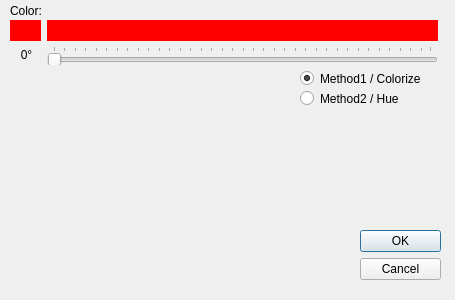
<?xml version="1.0" encoding="UTF-8"?>
<ui version="4.0">
 <class>HueDialog</class>
 <widget class="QDialog" name="HueDialog">
  <property name="geometry">
   <rect>
    <x>0</x>
    <y>0</y>
    <width>455</width>
    <height>300</height>
   </rect>
  </property>
  <property name="windowTitle">
   <string>Hue variation</string>
  </property>
  <widget class="QDialogButtonBox" name="buttonBox">
   <property name="geometry">
    <rect>
     <x>360</x>
     <y>230</y>
     <width>81</width>
     <height>61</height>
    </rect>
   </property>
   <property name="orientation">
    <enum>Qt::Vertical</enum>
   </property>
   <property name="standardButtons">
    <set>QDialogButtonBox::Cancel|QDialogButtonBox::Ok</set>
   </property>
  </widget>
  <widget class="QLabel" name="valueLabel">
   <property name="geometry">
    <rect>
     <x>11</x>
     <y>44</y>
     <width>31</width>
     <height>21</height>
    </rect>
   </property>
   <property name="text">
    <string>0°</string>
   </property>
   <property name="alignment">
    <set>Qt::AlignCenter</set>
   </property>
  </widget>
  <widget class="QLabel" name="label">
   <property name="geometry">
    <rect>
     <x>10</x>
     <y>0</y>
     <width>31</width>
     <height>21</height>
    </rect>
   </property>
   <property name="text">
    <string>Color:</string>
   </property>
  </widget>
  <widget class="QLabel" name="spectrumLabel">
   <property name="geometry">
    <rect>
     <x>47</x>
     <y>20</y>
     <width>391</width>
     <height>21</height>
    </rect>
   </property>
   <property name="palette">
    <palette>
     <active>
      <colorrole role="WindowText">
       <brush brushstyle="SolidPattern">
        <color alpha="255">
         <red>0</red>
         <green>0</green>
         <blue>0</blue>
        </color>
       </brush>
      </colorrole>
      <colorrole role="Button">
       <brush brushstyle="SolidPattern">
        <color alpha="255">
         <red>255</red>
         <green>0</green>
         <blue>0</blue>
        </color>
       </brush>
      </colorrole>
      <colorrole role="Light">
       <brush brushstyle="SolidPattern">
        <color alpha="255">
         <red>255</red>
         <green>127</green>
         <blue>127</blue>
        </color>
       </brush>
      </colorrole>
      <colorrole role="Midlight">
       <brush brushstyle="SolidPattern">
        <color alpha="255">
         <red>255</red>
         <green>63</green>
         <blue>63</blue>
        </color>
       </brush>
      </colorrole>
      <colorrole role="Dark">
       <brush brushstyle="SolidPattern">
        <color alpha="255">
         <red>127</red>
         <green>0</green>
         <blue>0</blue>
        </color>
       </brush>
      </colorrole>
      <colorrole role="Mid">
       <brush brushstyle="SolidPattern">
        <color alpha="255">
         <red>170</red>
         <green>0</green>
         <blue>0</blue>
        </color>
       </brush>
      </colorrole>
      <colorrole role="Text">
       <brush brushstyle="SolidPattern">
        <color alpha="255">
         <red>0</red>
         <green>0</green>
         <blue>0</blue>
        </color>
       </brush>
      </colorrole>
      <colorrole role="BrightText">
       <brush brushstyle="SolidPattern">
        <color alpha="255">
         <red>255</red>
         <green>255</green>
         <blue>255</blue>
        </color>
       </brush>
      </colorrole>
      <colorrole role="ButtonText">
       <brush brushstyle="SolidPattern">
        <color alpha="255">
         <red>0</red>
         <green>0</green>
         <blue>0</blue>
        </color>
       </brush>
      </colorrole>
      <colorrole role="Base">
       <brush brushstyle="SolidPattern">
        <color alpha="255">
         <red>255</red>
         <green>255</green>
         <blue>255</blue>
        </color>
       </brush>
      </colorrole>
      <colorrole role="Window">
       <brush brushstyle="SolidPattern">
        <color alpha="255">
         <red>255</red>
         <green>0</green>
         <blue>0</blue>
        </color>
       </brush>
      </colorrole>
      <colorrole role="Shadow">
       <brush brushstyle="SolidPattern">
        <color alpha="255">
         <red>0</red>
         <green>0</green>
         <blue>0</blue>
        </color>
       </brush>
      </colorrole>
      <colorrole role="AlternateBase">
       <brush brushstyle="SolidPattern">
        <color alpha="255">
         <red>255</red>
         <green>127</green>
         <blue>127</blue>
        </color>
       </brush>
      </colorrole>
      <colorrole role="ToolTipBase">
       <brush brushstyle="SolidPattern">
        <color alpha="255">
         <red>255</red>
         <green>255</green>
         <blue>220</blue>
        </color>
       </brush>
      </colorrole>
      <colorrole role="ToolTipText">
       <brush brushstyle="SolidPattern">
        <color alpha="255">
         <red>0</red>
         <green>0</green>
         <blue>0</blue>
        </color>
       </brush>
      </colorrole>
     </active>
     <inactive>
      <colorrole role="WindowText">
       <brush brushstyle="SolidPattern">
        <color alpha="255">
         <red>0</red>
         <green>0</green>
         <blue>0</blue>
        </color>
       </brush>
      </colorrole>
      <colorrole role="Button">
       <brush brushstyle="SolidPattern">
        <color alpha="255">
         <red>255</red>
         <green>0</green>
         <blue>0</blue>
        </color>
       </brush>
      </colorrole>
      <colorrole role="Light">
       <brush brushstyle="SolidPattern">
        <color alpha="255">
         <red>255</red>
         <green>127</green>
         <blue>127</blue>
        </color>
       </brush>
      </colorrole>
      <colorrole role="Midlight">
       <brush brushstyle="SolidPattern">
        <color alpha="255">
         <red>255</red>
         <green>63</green>
         <blue>63</blue>
        </color>
       </brush>
      </colorrole>
      <colorrole role="Dark">
       <brush brushstyle="SolidPattern">
        <color alpha="255">
         <red>127</red>
         <green>0</green>
         <blue>0</blue>
        </color>
       </brush>
      </colorrole>
      <colorrole role="Mid">
       <brush brushstyle="SolidPattern">
        <color alpha="255">
         <red>170</red>
         <green>0</green>
         <blue>0</blue>
        </color>
       </brush>
      </colorrole>
      <colorrole role="Text">
       <brush brushstyle="SolidPattern">
        <color alpha="255">
         <red>0</red>
         <green>0</green>
         <blue>0</blue>
        </color>
       </brush>
      </colorrole>
      <colorrole role="BrightText">
       <brush brushstyle="SolidPattern">
        <color alpha="255">
         <red>255</red>
         <green>255</green>
         <blue>255</blue>
        </color>
       </brush>
      </colorrole>
      <colorrole role="ButtonText">
       <brush brushstyle="SolidPattern">
        <color alpha="255">
         <red>0</red>
         <green>0</green>
         <blue>0</blue>
        </color>
       </brush>
      </colorrole>
      <colorrole role="Base">
       <brush brushstyle="SolidPattern">
        <color alpha="255">
         <red>255</red>
         <green>255</green>
         <blue>255</blue>
        </color>
       </brush>
      </colorrole>
      <colorrole role="Window">
       <brush brushstyle="SolidPattern">
        <color alpha="255">
         <red>255</red>
         <green>0</green>
         <blue>0</blue>
        </color>
       </brush>
      </colorrole>
      <colorrole role="Shadow">
       <brush brushstyle="SolidPattern">
        <color alpha="255">
         <red>0</red>
         <green>0</green>
         <blue>0</blue>
        </color>
       </brush>
      </colorrole>
      <colorrole role="AlternateBase">
       <brush brushstyle="SolidPattern">
        <color alpha="255">
         <red>255</red>
         <green>127</green>
         <blue>127</blue>
        </color>
       </brush>
      </colorrole>
      <colorrole role="ToolTipBase">
       <brush brushstyle="SolidPattern">
        <color alpha="255">
         <red>255</red>
         <green>255</green>
         <blue>220</blue>
        </color>
       </brush>
      </colorrole>
      <colorrole role="ToolTipText">
       <brush brushstyle="SolidPattern">
        <color alpha="255">
         <red>0</red>
         <green>0</green>
         <blue>0</blue>
        </color>
       </brush>
      </colorrole>
     </inactive>
     <disabled>
      <colorrole role="WindowText">
       <brush brushstyle="SolidPattern">
        <color alpha="255">
         <red>127</red>
         <green>0</green>
         <blue>0</blue>
        </color>
       </brush>
      </colorrole>
      <colorrole role="Button">
       <brush brushstyle="SolidPattern">
        <color alpha="255">
         <red>255</red>
         <green>0</green>
         <blue>0</blue>
        </color>
       </brush>
      </colorrole>
      <colorrole role="Light">
       <brush brushstyle="SolidPattern">
        <color alpha="255">
         <red>255</red>
         <green>127</green>
         <blue>127</blue>
        </color>
       </brush>
      </colorrole>
      <colorrole role="Midlight">
       <brush brushstyle="SolidPattern">
        <color alpha="255">
         <red>255</red>
         <green>63</green>
         <blue>63</blue>
        </color>
       </brush>
      </colorrole>
      <colorrole role="Dark">
       <brush brushstyle="SolidPattern">
        <color alpha="255">
         <red>127</red>
         <green>0</green>
         <blue>0</blue>
        </color>
       </brush>
      </colorrole>
      <colorrole role="Mid">
       <brush brushstyle="SolidPattern">
        <color alpha="255">
         <red>170</red>
         <green>0</green>
         <blue>0</blue>
        </color>
       </brush>
      </colorrole>
      <colorrole role="Text">
       <brush brushstyle="SolidPattern">
        <color alpha="255">
         <red>127</red>
         <green>0</green>
         <blue>0</blue>
        </color>
       </brush>
      </colorrole>
      <colorrole role="BrightText">
       <brush brushstyle="SolidPattern">
        <color alpha="255">
         <red>255</red>
         <green>255</green>
         <blue>255</blue>
        </color>
       </brush>
      </colorrole>
      <colorrole role="ButtonText">
       <brush brushstyle="SolidPattern">
        <color alpha="255">
         <red>127</red>
         <green>0</green>
         <blue>0</blue>
        </color>
       </brush>
      </colorrole>
      <colorrole role="Base">
       <brush brushstyle="SolidPattern">
        <color alpha="255">
         <red>255</red>
         <green>0</green>
         <blue>0</blue>
        </color>
       </brush>
      </colorrole>
      <colorrole role="Window">
       <brush brushstyle="SolidPattern">
        <color alpha="255">
         <red>255</red>
         <green>0</green>
         <blue>0</blue>
        </color>
       </brush>
      </colorrole>
      <colorrole role="Shadow">
       <brush brushstyle="SolidPattern">
        <color alpha="255">
         <red>0</red>
         <green>0</green>
         <blue>0</blue>
        </color>
       </brush>
      </colorrole>
      <colorrole role="AlternateBase">
       <brush brushstyle="SolidPattern">
        <color alpha="255">
         <red>255</red>
         <green>0</green>
         <blue>0</blue>
        </color>
       </brush>
      </colorrole>
      <colorrole role="ToolTipBase">
       <brush brushstyle="SolidPattern">
        <color alpha="255">
         <red>255</red>
         <green>255</green>
         <blue>220</blue>
        </color>
       </brush>
      </colorrole>
      <colorrole role="ToolTipText">
       <brush brushstyle="SolidPattern">
        <color alpha="255">
         <red>0</red>
         <green>0</green>
         <blue>0</blue>
        </color>
       </brush>
      </colorrole>
     </disabled>
    </palette>
   </property>
   <property name="autoFillBackground">
    <bool>true</bool>
   </property>
   <property name="frameShape">
    <enum>QFrame::NoFrame</enum>
   </property>
   <property name="frameShadow">
    <enum>QFrame::Plain</enum>
   </property>
   <property name="text">
    <string/>
   </property>
  </widget>
  <widget class="QSlider" name="horizontalSlider">
   <property name="geometry">
    <rect>
     <x>47</x>
     <y>46</y>
     <width>391</width>
     <height>19</height>
    </rect>
   </property>
   <property name="maximum">
    <number>359</number>
   </property>
   <property name="orientation">
    <enum>Qt::Horizontal</enum>
   </property>
   <property name="tickPosition">
    <enum>QSlider::TicksAbove</enum>
   </property>
  </widget>
  <widget class="QLabel" name="colorLabel">
   <property name="geometry">
    <rect>
     <x>10</x>
     <y>20</y>
     <width>31</width>
     <height>21</height>
    </rect>
   </property>
   <property name="palette">
    <palette>
     <active>
      <colorrole role="WindowText">
       <brush brushstyle="SolidPattern">
        <color alpha="255">
         <red>0</red>
         <green>0</green>
         <blue>0</blue>
        </color>
       </brush>
      </colorrole>
      <colorrole role="Button">
       <brush brushstyle="SolidPattern">
        <color alpha="255">
         <red>255</red>
         <green>0</green>
         <blue>0</blue>
        </color>
       </brush>
      </colorrole>
      <colorrole role="Light">
       <brush brushstyle="SolidPattern">
        <color alpha="255">
         <red>255</red>
         <green>127</green>
         <blue>127</blue>
        </color>
       </brush>
      </colorrole>
      <colorrole role="Midlight">
       <brush brushstyle="SolidPattern">
        <color alpha="255">
         <red>255</red>
         <green>63</green>
         <blue>63</blue>
        </color>
       </brush>
      </colorrole>
      <colorrole role="Dark">
       <brush brushstyle="SolidPattern">
        <color alpha="255">
         <red>127</red>
         <green>0</green>
         <blue>0</blue>
        </color>
       </brush>
      </colorrole>
      <colorrole role="Mid">
       <brush brushstyle="SolidPattern">
        <color alpha="255">
         <red>170</red>
         <green>0</green>
         <blue>0</blue>
        </color>
       </brush>
      </colorrole>
      <colorrole role="Text">
       <brush brushstyle="SolidPattern">
        <color alpha="255">
         <red>0</red>
         <green>0</green>
         <blue>0</blue>
        </color>
       </brush>
      </colorrole>
      <colorrole role="BrightText">
       <brush brushstyle="SolidPattern">
        <color alpha="255">
         <red>255</red>
         <green>255</green>
         <blue>255</blue>
        </color>
       </brush>
      </colorrole>
      <colorrole role="ButtonText">
       <brush brushstyle="SolidPattern">
        <color alpha="255">
         <red>0</red>
         <green>0</green>
         <blue>0</blue>
        </color>
       </brush>
      </colorrole>
      <colorrole role="Base">
       <brush brushstyle="SolidPattern">
        <color alpha="255">
         <red>255</red>
         <green>255</green>
         <blue>255</blue>
        </color>
       </brush>
      </colorrole>
      <colorrole role="Window">
       <brush brushstyle="SolidPattern">
        <color alpha="255">
         <red>255</red>
         <green>0</green>
         <blue>0</blue>
        </color>
       </brush>
      </colorrole>
      <colorrole role="Shadow">
       <brush brushstyle="SolidPattern">
        <color alpha="255">
         <red>0</red>
         <green>0</green>
         <blue>0</blue>
        </color>
       </brush>
      </colorrole>
      <colorrole role="AlternateBase">
       <brush brushstyle="SolidPattern">
        <color alpha="255">
         <red>255</red>
         <green>127</green>
         <blue>127</blue>
        </color>
       </brush>
      </colorrole>
      <colorrole role="ToolTipBase">
       <brush brushstyle="SolidPattern">
        <color alpha="255">
         <red>255</red>
         <green>255</green>
         <blue>220</blue>
        </color>
       </brush>
      </colorrole>
      <colorrole role="ToolTipText">
       <brush brushstyle="SolidPattern">
        <color alpha="255">
         <red>0</red>
         <green>0</green>
         <blue>0</blue>
        </color>
       </brush>
      </colorrole>
     </active>
     <inactive>
      <colorrole role="WindowText">
       <brush brushstyle="SolidPattern">
        <color alpha="255">
         <red>0</red>
         <green>0</green>
         <blue>0</blue>
        </color>
       </brush>
      </colorrole>
      <colorrole role="Button">
       <brush brushstyle="SolidPattern">
        <color alpha="255">
         <red>255</red>
         <green>0</green>
         <blue>0</blue>
        </color>
       </brush>
      </colorrole>
      <colorrole role="Light">
       <brush brushstyle="SolidPattern">
        <color alpha="255">
         <red>255</red>
         <green>127</green>
         <blue>127</blue>
        </color>
       </brush>
      </colorrole>
      <colorrole role="Midlight">
       <brush brushstyle="SolidPattern">
        <color alpha="255">
         <red>255</red>
         <green>63</green>
         <blue>63</blue>
        </color>
       </brush>
      </colorrole>
      <colorrole role="Dark">
       <brush brushstyle="SolidPattern">
        <color alpha="255">
         <red>127</red>
         <green>0</green>
         <blue>0</blue>
        </color>
       </brush>
      </colorrole>
      <colorrole role="Mid">
       <brush brushstyle="SolidPattern">
        <color alpha="255">
         <red>170</red>
         <green>0</green>
         <blue>0</blue>
        </color>
       </brush>
      </colorrole>
      <colorrole role="Text">
       <brush brushstyle="SolidPattern">
        <color alpha="255">
         <red>0</red>
         <green>0</green>
         <blue>0</blue>
        </color>
       </brush>
      </colorrole>
      <colorrole role="BrightText">
       <brush brushstyle="SolidPattern">
        <color alpha="255">
         <red>255</red>
         <green>255</green>
         <blue>255</blue>
        </color>
       </brush>
      </colorrole>
      <colorrole role="ButtonText">
       <brush brushstyle="SolidPattern">
        <color alpha="255">
         <red>0</red>
         <green>0</green>
         <blue>0</blue>
        </color>
       </brush>
      </colorrole>
      <colorrole role="Base">
       <brush brushstyle="SolidPattern">
        <color alpha="255">
         <red>255</red>
         <green>255</green>
         <blue>255</blue>
        </color>
       </brush>
      </colorrole>
      <colorrole role="Window">
       <brush brushstyle="SolidPattern">
        <color alpha="255">
         <red>255</red>
         <green>0</green>
         <blue>0</blue>
        </color>
       </brush>
      </colorrole>
      <colorrole role="Shadow">
       <brush brushstyle="SolidPattern">
        <color alpha="255">
         <red>0</red>
         <green>0</green>
         <blue>0</blue>
        </color>
       </brush>
      </colorrole>
      <colorrole role="AlternateBase">
       <brush brushstyle="SolidPattern">
        <color alpha="255">
         <red>255</red>
         <green>127</green>
         <blue>127</blue>
        </color>
       </brush>
      </colorrole>
      <colorrole role="ToolTipBase">
       <brush brushstyle="SolidPattern">
        <color alpha="255">
         <red>255</red>
         <green>255</green>
         <blue>220</blue>
        </color>
       </brush>
      </colorrole>
      <colorrole role="ToolTipText">
       <brush brushstyle="SolidPattern">
        <color alpha="255">
         <red>0</red>
         <green>0</green>
         <blue>0</blue>
        </color>
       </brush>
      </colorrole>
     </inactive>
     <disabled>
      <colorrole role="WindowText">
       <brush brushstyle="SolidPattern">
        <color alpha="255">
         <red>127</red>
         <green>0</green>
         <blue>0</blue>
        </color>
       </brush>
      </colorrole>
      <colorrole role="Button">
       <brush brushstyle="SolidPattern">
        <color alpha="255">
         <red>255</red>
         <green>0</green>
         <blue>0</blue>
        </color>
       </brush>
      </colorrole>
      <colorrole role="Light">
       <brush brushstyle="SolidPattern">
        <color alpha="255">
         <red>255</red>
         <green>127</green>
         <blue>127</blue>
        </color>
       </brush>
      </colorrole>
      <colorrole role="Midlight">
       <brush brushstyle="SolidPattern">
        <color alpha="255">
         <red>255</red>
         <green>63</green>
         <blue>63</blue>
        </color>
       </brush>
      </colorrole>
      <colorrole role="Dark">
       <brush brushstyle="SolidPattern">
        <color alpha="255">
         <red>127</red>
         <green>0</green>
         <blue>0</blue>
        </color>
       </brush>
      </colorrole>
      <colorrole role="Mid">
       <brush brushstyle="SolidPattern">
        <color alpha="255">
         <red>170</red>
         <green>0</green>
         <blue>0</blue>
        </color>
       </brush>
      </colorrole>
      <colorrole role="Text">
       <brush brushstyle="SolidPattern">
        <color alpha="255">
         <red>127</red>
         <green>0</green>
         <blue>0</blue>
        </color>
       </brush>
      </colorrole>
      <colorrole role="BrightText">
       <brush brushstyle="SolidPattern">
        <color alpha="255">
         <red>255</red>
         <green>255</green>
         <blue>255</blue>
        </color>
       </brush>
      </colorrole>
      <colorrole role="ButtonText">
       <brush brushstyle="SolidPattern">
        <color alpha="255">
         <red>127</red>
         <green>0</green>
         <blue>0</blue>
        </color>
       </brush>
      </colorrole>
      <colorrole role="Base">
       <brush brushstyle="SolidPattern">
        <color alpha="255">
         <red>255</red>
         <green>0</green>
         <blue>0</blue>
        </color>
       </brush>
      </colorrole>
      <colorrole role="Window">
       <brush brushstyle="SolidPattern">
        <color alpha="255">
         <red>255</red>
         <green>0</green>
         <blue>0</blue>
        </color>
       </brush>
      </colorrole>
      <colorrole role="Shadow">
       <brush brushstyle="SolidPattern">
        <color alpha="255">
         <red>0</red>
         <green>0</green>
         <blue>0</blue>
        </color>
       </brush>
      </colorrole>
      <colorrole role="AlternateBase">
       <brush brushstyle="SolidPattern">
        <color alpha="255">
         <red>255</red>
         <green>0</green>
         <blue>0</blue>
        </color>
       </brush>
      </colorrole>
      <colorrole role="ToolTipBase">
       <brush brushstyle="SolidPattern">
        <color alpha="255">
         <red>255</red>
         <green>255</green>
         <blue>220</blue>
        </color>
       </brush>
      </colorrole>
      <colorrole role="ToolTipText">
       <brush brushstyle="SolidPattern">
        <color alpha="255">
         <red>0</red>
         <green>0</green>
         <blue>0</blue>
        </color>
       </brush>
      </colorrole>
     </disabled>
    </palette>
   </property>
   <property name="autoFillBackground">
    <bool>true</bool>
   </property>
   <property name="frameShape">
    <enum>QFrame::NoFrame</enum>
   </property>
   <property name="frameShadow">
    <enum>QFrame::Plain</enum>
   </property>
   <property name="text">
    <string/>
   </property>
  </widget>
  <widget class="QLabel" name="previewLabel">
   <property name="geometry">
    <rect>
     <x>14</x>
     <y>80</y>
     <width>240</width>
     <height>180</height>
    </rect>
   </property>
   <property name="autoFillBackground">
    <bool>true</bool>
   </property>
   <property name="text">
    <string/>
   </property>
  </widget>
  <widget class="QRadioButton" name="method1">
   <property name="geometry">
    <rect>
     <x>300</x>
     <y>70</y>
     <width>141</width>
     <height>17</height>
    </rect>
   </property>
   <property name="text">
    <string>Method1 / Colorize</string>
   </property>
   <property name="checked">
    <bool>true</bool>
   </property>
  </widget>
  <widget class="QRadioButton" name="method2">
   <property name="geometry">
    <rect>
     <x>300</x>
     <y>90</y>
     <width>121</width>
     <height>17</height>
    </rect>
   </property>
   <property name="text">
    <string>Method2 / Hue</string>
   </property>
  </widget>
 </widget>
 <resources/>
 <connections>
  <connection>
   <sender>buttonBox</sender>
   <signal>accepted()</signal>
   <receiver>HueDialog</receiver>
   <slot>accept()</slot>
   <hints>
    <hint type="sourcelabel">
     <x>248</x>
     <y>254</y>
    </hint>
    <hint type="destinationlabel">
     <x>157</x>
     <y>274</y>
    </hint>
   </hints>
  </connection>
  <connection>
   <sender>buttonBox</sender>
   <signal>rejected()</signal>
   <receiver>HueDialog</receiver>
   <slot>reject()</slot>
   <hints>
    <hint type="sourcelabel">
     <x>316</x>
     <y>260</y>
    </hint>
    <hint type="destinationlabel">
     <x>286</x>
     <y>274</y>
    </hint>
   </hints>
  </connection>
 </connections>
</ui>
